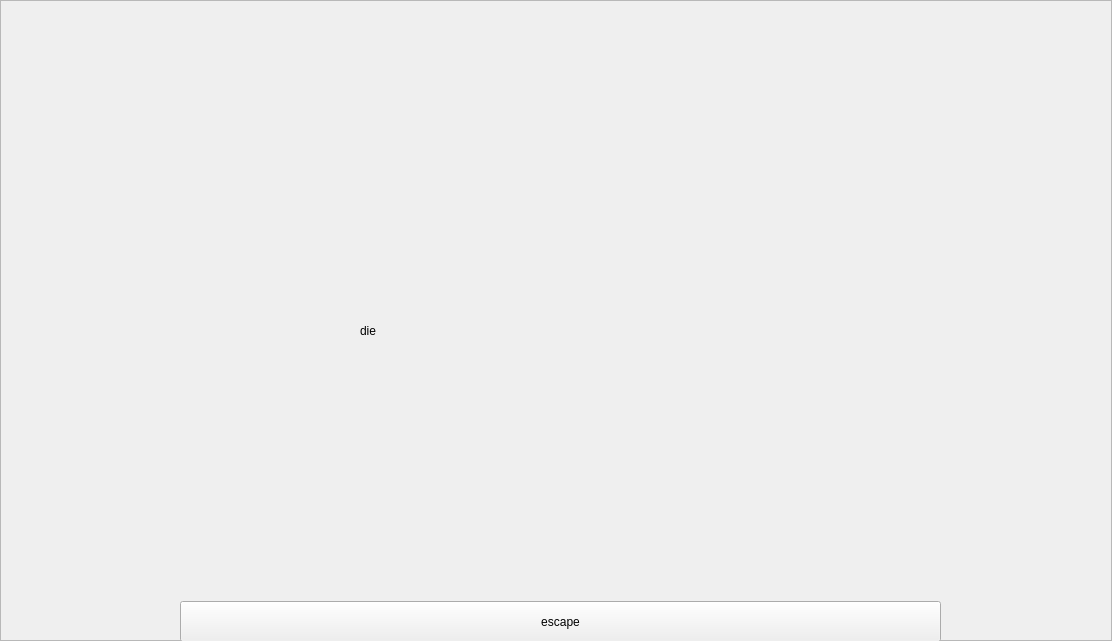
<?xml version="1.0" encoding="UTF-8"?>
<ui version="4.0">
 <class>PVP</class>
 <widget class="QWidget" name="PVP">
  <property name="geometry">
   <rect>
    <x>0</x>
    <y>0</y>
    <width>1112</width>
    <height>641</height>
   </rect>
  </property>
  <property name="windowTitle">
   <string>PVP</string>
  </property>
  <layout class="QGridLayout" name="gridLayout">
   <property name="leftMargin">
    <number>0</number>
   </property>
   <property name="topMargin">
    <number>0</number>
   </property>
   <property name="rightMargin">
    <number>0</number>
   </property>
   <property name="bottomMargin">
    <number>0</number>
   </property>
   <item row="0" column="0">
    <widget class="QFrame" name="frame">
     <property name="frameShape">
      <enum>QFrame::StyledPanel</enum>
     </property>
     <property name="frameShadow">
      <enum>QFrame::Raised</enum>
     </property>
     <widget class="QStackedWidget" name="mainStack">
      <property name="geometry">
       <rect>
        <x>0</x>
        <y>0</y>
        <width>1112</width>
        <height>641</height>
       </rect>
      </property>
      <property name="currentIndex">
       <number>3</number>
      </property>
      <widget class="QWidget" name="waiting">
       <widget class="QLabel" name="waitingForGame">
        <property name="geometry">
         <rect>
          <x>270</x>
          <y>260</y>
          <width>331</width>
          <height>241</height>
         </rect>
        </property>
        <property name="font">
         <font>
          <family>Adobe Arabic</family>
          <pointsize>48</pointsize>
         </font>
        </property>
        <property name="text">
         <string>等待匹配</string>
        </property>
       </widget>
      </widget>
      <widget class="GameBoard" name="playing"/>
      <widget class="QWidget" name="disconnect">
       <widget class="QLabel" name="enemyDisconnect">
        <property name="geometry">
         <rect>
          <x>130</x>
          <y>270</y>
          <width>701</width>
          <height>271</height>
         </rect>
        </property>
        <property name="font">
         <font>
          <family>Adobe Arabic</family>
          <pointsize>72</pointsize>
         </font>
        </property>
        <property name="text">
         <string>敌人逃跑了</string>
        </property>
       </widget>
      </widget>
      <widget class="QWidget" name="dead">
       <widget class="QLabel" name="whoDead">
        <property name="geometry">
         <rect>
          <x>360</x>
          <y>210</y>
          <width>501</width>
          <height>241</height>
         </rect>
        </property>
        <property name="text">
         <string>die</string>
        </property>
       </widget>
      </widget>
     </widget>
     <widget class="QStackedWidget" name="toast">
      <property name="geometry">
       <rect>
        <x>0</x>
        <y>591</y>
        <width>1112</width>
        <height>60</height>
       </rect>
      </property>
      <property name="maximumSize">
       <size>
        <width>16777215</width>
        <height>100</height>
       </size>
      </property>
      <widget class="QWidget" name="escape">
       <widget class="QPushButton" name="pushButton">
        <property name="geometry">
         <rect>
          <x>180</x>
          <y>10</y>
          <width>761</width>
          <height>41</height>
         </rect>
        </property>
        <property name="text">
         <string>escape</string>
        </property>
       </widget>
      </widget>
      <widget class="QWidget" name="matching">
       <widget class="QPushButton" name="pushButton_2">
        <property name="geometry">
         <rect>
          <x>310</x>
          <y>10</y>
          <width>431</width>
          <height>31</height>
         </rect>
        </property>
        <property name="text">
         <string>stop matching</string>
        </property>
       </widget>
      </widget>
      <widget class="QWidget" name="gameOver">
       <widget class="QWidget" name="layoutWidget">
        <property name="geometry">
         <rect>
          <x>40</x>
          <y>10</y>
          <width>1011</width>
          <height>41</height>
         </rect>
        </property>
        <layout class="QHBoxLayout" name="horizontalLayout">
         <item>
          <widget class="QLabel" name="winner">
           <property name="text">
            <string>who wins</string>
           </property>
          </widget>
         </item>
         <item>
          <widget class="QLabel" name="label">
           <property name="text">
            <string>find another game?</string>
           </property>
          </widget>
         </item>
         <item>
          <widget class="QPushButton" name="pushButton_3">
           <property name="text">
            <string>yes</string>
           </property>
          </widget>
         </item>
         <item>
          <widget class="QPushButton" name="pushButton_4">
           <property name="text">
            <string>no</string>
           </property>
          </widget>
         </item>
        </layout>
       </widget>
      </widget>
     </widget>
    </widget>
   </item>
  </layout>
 </widget>
 <layoutdefault spacing="6" margin="11"/>
 <customwidgets>
  <customwidget>
   <class>GameBoard</class>
   <extends>QWidget</extends>
   <header location="global">Gameboard.h</header>
   <container>1</container>
  </customwidget>
 </customwidgets>
 <resources/>
 <connections>
  <connection>
   <sender>pushButton</sender>
   <signal>clicked()</signal>
   <receiver>PVP</receiver>
   <slot>escape()</slot>
   <hints>
    <hint type="sourcelabel">
     <x>625</x>
     <y>702</y>
    </hint>
    <hint type="destinationlabel">
     <x>993</x>
     <y>759</y>
    </hint>
   </hints>
  </connection>
  <connection>
   <sender>pushButton_2</sender>
   <signal>clicked()</signal>
   <receiver>PVP</receiver>
   <slot>stopMatching()</slot>
   <hints>
    <hint type="sourcelabel">
     <x>550</x>
     <y>688</y>
    </hint>
    <hint type="destinationlabel">
     <x>606</x>
     <y>745</y>
    </hint>
   </hints>
  </connection>
  <connection>
   <sender>pushButton_3</sender>
   <signal>clicked()</signal>
   <receiver>PVP</receiver>
   <slot>continueMatching()</slot>
   <hints>
    <hint type="sourcelabel">
     <x>461</x>
     <y>685</y>
    </hint>
    <hint type="destinationlabel">
     <x>484</x>
     <y>741</y>
    </hint>
   </hints>
  </connection>
  <connection>
   <sender>pushButton_4</sender>
   <signal>clicked()</signal>
   <receiver>PVP</receiver>
   <slot>quitGame()</slot>
   <hints>
    <hint type="sourcelabel">
     <x>687</x>
     <y>697</y>
    </hint>
    <hint type="destinationlabel">
     <x>732</x>
     <y>745</y>
    </hint>
   </hints>
  </connection>
 </connections>
 <slots>
  <slot>escape()</slot>
  <slot>continueMatching()</slot>
  <slot>stopMatching()</slot>
  <slot>quitGame()</slot>
 </slots>
</ui>
